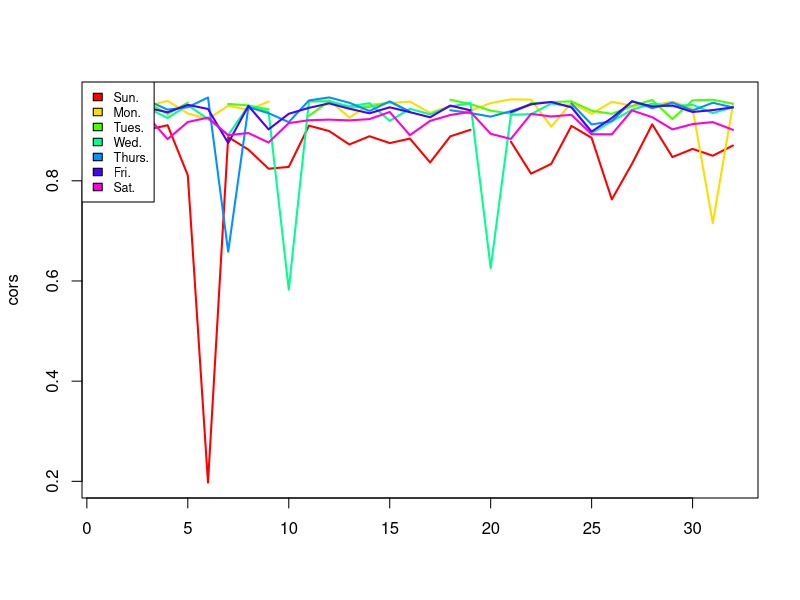
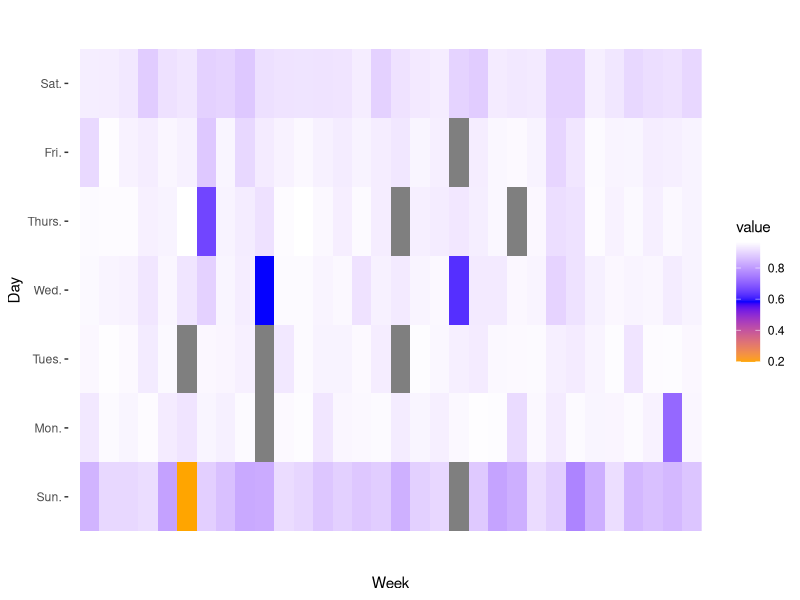
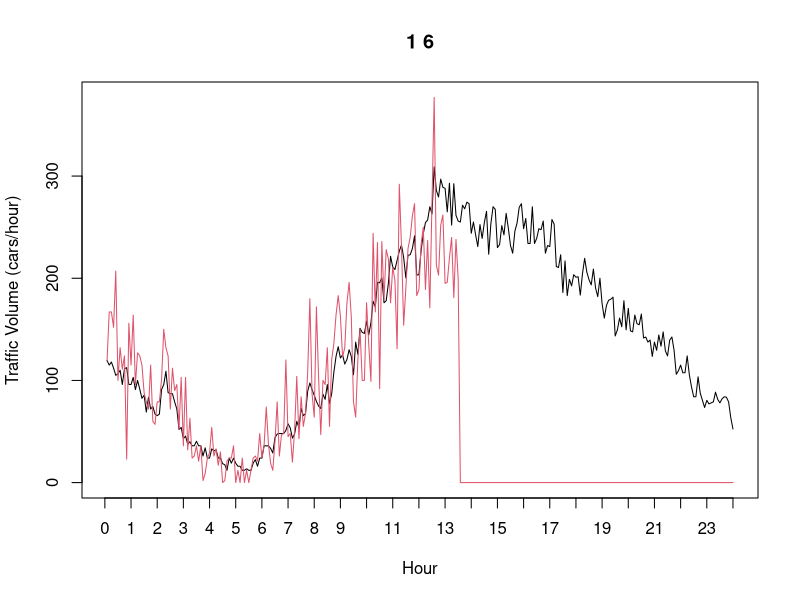
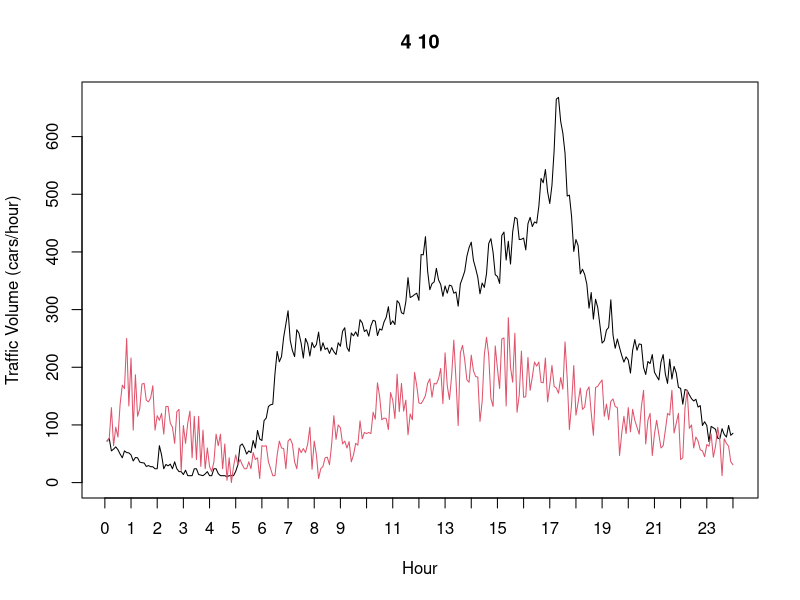
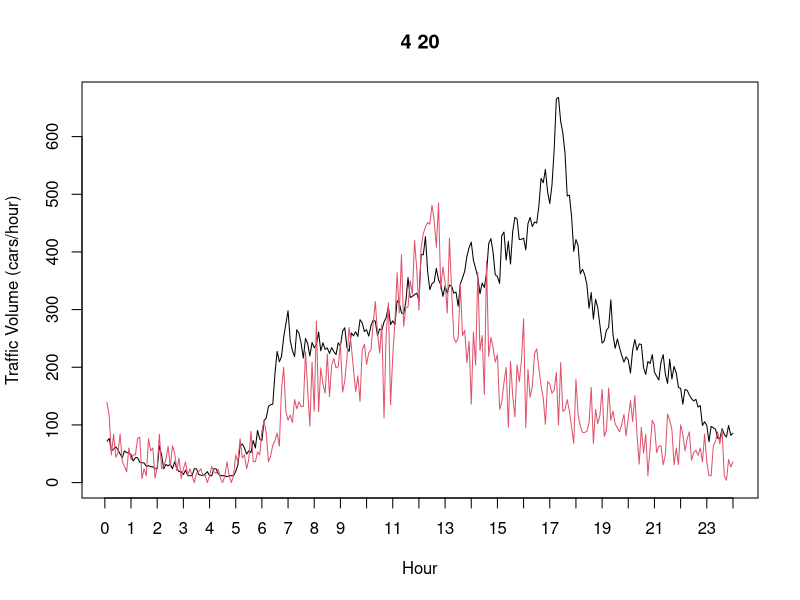
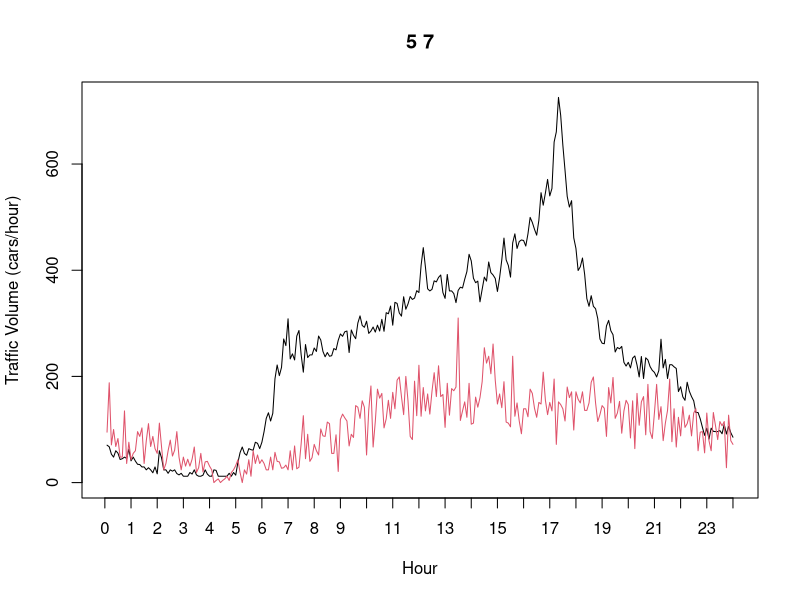
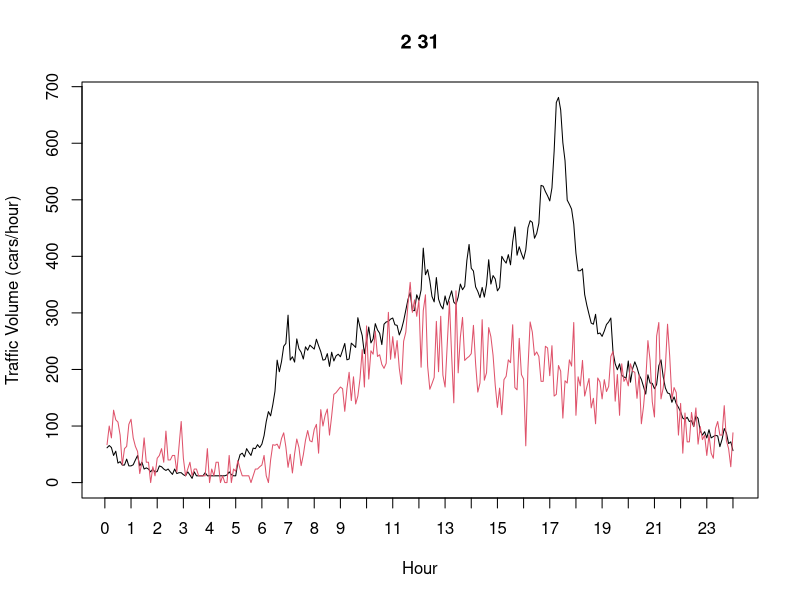
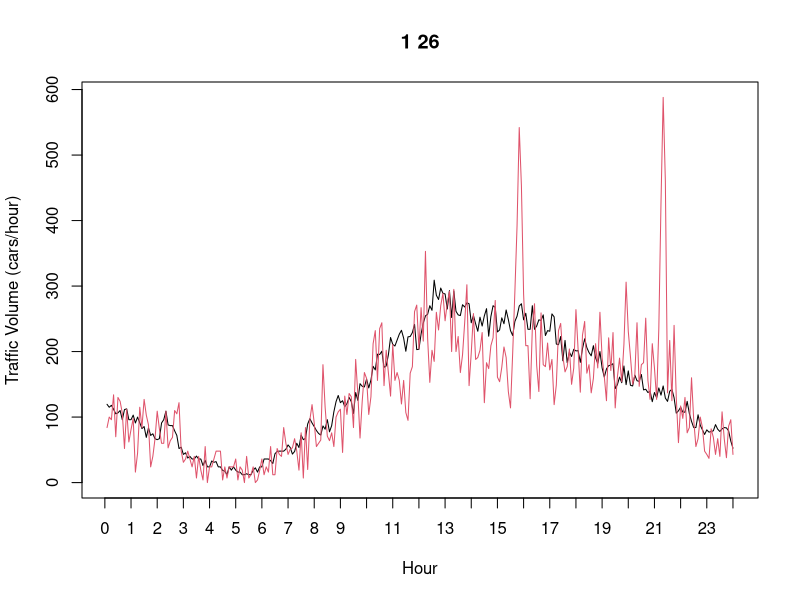

Reproduce these figures in R, in order.
# cor Pattern Analysis
# 2015-02-23

rm(list=ls())

# Data preparation -------------------------------------------------------------
traffic <- read.csv("UrbanAnalytics2015.csv", sep=" ")
traffic$DateTime <- strptime(traffic$DateTime, "%m/%d/%y %H:%M")

# Time-based filtering ---------------------------------------------------------
stepsPerDay <- 1440/5
days <- 31
steps = days * stepsPerDay

dayList<-c("Sun.","Mon.","Tues.","Wed.","Thurs.","Fri.","Sat.")

# cor for each day week to week -----------------------------------------------

days <- traffic$DateTime[nrow(traffic)]$yday + 356 - traffic$DateTime[1]$yday
weeks = floor(days/7)
cors <- matrix(0, nrow=weeks, ncol=7)
matrices <- list()
templates <- list()
for (wday in 0:6) {

  ## For each weekday, compile a matrix of every week's version and compare
  weeklySubset = traffic[which(traffic$DateTime$wday == wday),]
  weeklyMatrix <- matrix(NA,ncol=288, nrow=weeks)
  for (index in 1:nrow(weeklySubset)) {
    dayNumber = 1+  weeklySubset$DateTime[index]$yday + 356 *(weeklySubset$DateTime[index]$year - 113)  - weeklySubset$DateTime[1]$yday
    week = 1 + floor(dayNumber/7)
    minute = 1 + (weeklySubset$DateTime[index]$min + (60*weeklySubset$DateTime[index]$hour))/5

    weeklyMatrix[week, minute] = weeklySubset$Volume[index]
    print(paste(week, minute,weeklySubset$Volume[index]))

  }
  template <- apply(weeklyMatrix, 2, median, na.rm=T)
  for (week in 1:weeks) {
    cors[week, wday+1] <- cor(template,weeklyMatrix[week,])
  }
  matrices <- c(matrices, list(weeklyMatrix))
  templates <- c(templates, list(template))
}

## Simple Plotting -------------------------------------------------------------
matplot(cors,type="l",
        lty=1,lwd=2,col=rainbow(7))
legend("topleft",legend=dayList,fill=rainbow(7),
       cex=0.75)

## Plotting --------------------------------------------------------------------

require(ggplot2)
require(reshape2)
ggplot(melt(cors), aes(Var1,Var2, fill=value)) +
  scale_fill_gradientn(colours=c("orange","blue","white"))+
  xlab("Week")+
  ylab("Day")+
  geom_raster() +
  theme( panel.background = element_rect(fill = "transparent", colour = NA),
         panel.grid.minor = element_blank(),
         panel.grid.major = element_blank()) +
  scale_x_discrete(breaks = seq(1, 31, 1), labels = seq(2,32,1))+
  scale_y_discrete(breaks=c("1","2","3","4","5","6","7"), labels=dayList, limits=c(1,2,3,4,5,6,7))

## Plot the abnormailties ------------------------------------------------------

cor_table <- melt(cors)
indices <- order(cor_table$value, decreasing = F)

for ( index in indices[1:10]) {
    wday = cor_table$Var2[index]
    week = cor_table$Var1[index]
    titleString = paste(wday, week)
    matplot(cbind(templates[[wday]], t(matrices[[wday]])[,week]),type="l",lty=1,
            ylab="Traffic Volume (cars/hour)",xaxt="n", xlab="Hour",
            main=titleString)
    axis(1, seq(0,288,12), seq(0, 24, 1))
}

## Pairwise cor ---------------------------------------------------------------
firstDays <- 1:(7*32)
secondDays <- 1:(7*32)

dayToIndices <- function(day) {
  week <- ceiling(day/7)
  day <- day %% 7
  if (day == 0) {day = 7}
  return(c(day=day, week=week))
}
results <- matrix(NA, ncol=length(firstDays), nrow=length(firstDays))
for (firstDay in firstDays) {
  secondDays <- secondDays[-which(secondDays == firstDay)]
  print(length(secondDays))
  for (secondDay in secondDays){
    firstIndices <- dayToIndices(firstDay)
    secondIndices <- dayToIndices(secondDay)
    corValue <- cor(matrices[[firstIndices["day"]]][firstIndices["week"],],
                      matrices[[secondIndices["day"]]][secondIndices["week"],])
    results[firstDay, secondDay] <- corValue
    print(paste(firstDay, secondDay, corValue))
  }
}
ggplot(melt(results), aes(Var1,Var2, fill=value)) +
  scale_fill_gradientn(colours=c("white","orange","blue"),name="cor")+
  xlab("Day")+
  ylab("Day")+
  geom_raster() +
  theme( panel.background = element_rect(fill = "transparent", colour = NA),
         panel.grid.minor = element_blank(),
         panel.grid.major = element_blank())

sums <- rowSums(results,na.rm=T) + colSums(results,na.rm=T)
barplot(sums)

calendar <- matrix(sums, ncol=7, byrow=T)
ggplot(melt(calendar), aes(Var1,Var2, fill=value)) +
  scale_fill_gradientn(colours=rainbow(10), name="Sum of cors")+
  xlab("Week")+
  ylab("Day")+
  geom_raster() +
  theme( panel.background = element_rect(fill = "transparent", colour = NA),
         panel.grid.minor = element_blank(),
         panel.grid.major = element_blank()) +
  scale_x_discrete(breaks = seq(1, 31, 1), labels = seq(2,32,1))+
  scale_y_discrete(breaks=c("1","2","3","4","5","6","7"), labels=dayList, limits=c(1,2,3,4,5,6,7))
